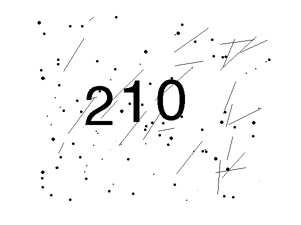
%> input picture lab5/imagedata/train_0010.png, 301 x 225 px
$ octave --eval "result = myclassifier(imread('imagedata/train_0010.png'));"   (GNU Octave 9; MATLAB toolbox functions it lacks are replaced by stand-ins)
%> lines starting %> are read from the running program, lines starting %| are printed output that depends on the picture; in (x1, y1, x2, y2) boxes, pixels count from 0 and x2, y2 are one past the last pixel; in counts of white or black regions, pixels touching at a corner belong together; the program's own positions count from 1
% Classification based on regionprops
% Currently gives 0.935833 precision, with a runtime of ~20s

function result = myclassifier(Im)

    % clean the image to remove noise,
    % and skeletonize the numbers
    Im = imclean(Im);
    Im = ~Im; % make the background pixels have value 0

    % compute properties of the regions
    RP = regionprops(Im, 'Extrema', 'EulerNumber', 'Image');
    Ext = cat(1,RP.Extrema);
    E = cat(1,RP.EulerNumber);
    nObjects = length(RP);

    % how much wider is a 2 than a 1?
    % the number is experimentally derived, to
    % get the best performance on the training data
    tol = 2;
    result = zeros(3,1); % pre-allocate for performance, and ensure that None is never returned
    %% The case where no digits overlap:
    if nObjects == 3
        for i = 1:3
            if E(i) == 0 % only zeros have holes
                result(i) = 0;
            else
                % look at difference between top-right and right-bottom to
                % determine if the region is a 1 or not
                if abs(Ext(8*(i-1)+4, 1) - Ext(8*(i-1)+2, 1)) < tol
                   result(i) = 1;
                else
                    result(i) = 2;
                end
            end
        end
    else
        %% The case where two digits overlap:
        if nObjects == 2 % We don't think there is training data where all digits overlap?
            Images = {RP.Image};
            Height(1) = size(Images{1},1);
            Height(2) = size(Images{2},1);
            Width(1) = size(Images{1},2);
            Width(2) = size(Images{2},2);
            % if the first component is two numbers
            if  Width(1) > Width(2)
                % split the first component
                Images{1} = bwmorph(Images{1}, 'thicken',1); % makes finding a split a little more consistent
                split = findSplit2(Images{1}, Width(1), Height(1)); % find x-coordinate of split
                Images{1} = bwmorph(Images{1}, 'thicken',1); % ensure we don't cut open a 0
                Images{1}(:,floor(split)) = 0; % do split
                % classify the first two numbers
                % regionprops of first two numbers
                RP = regionprops(Images{1}, 'Extrema', 'EulerNumber', 'Area');
                Extc = cat(1,RP.Extrema);
                Ec = cat(1,RP.EulerNumber);
                Ac = cat(1,RP.Area);
                % In case a third component was created by splitting,
                % and its area is larger than the second component,
                % copy its values to the second component
                if length(RP) == 3 && Ac(2) < Ac(3)
                    Extc(9) = Extc(17);Extc(10) = Extc(18);
                    Extc(11) = Extc(19);Extc(12) = Extc(20);
                    Extc(13) = Extc(21);Extc(14) = Extc(22);
                    Extc(15) = Extc(23);Extc(16) = Extc(24);
                    Ec(2) = Ec(3);
                end
                for i = 1:2
                    if Ec(i) == 0 % only zeros have holes
                        result(i) = 0;
                    else
                        % look at difference between top-right and right-bottom to
                        % determine if the region is a 1 or not
                        if abs(Extc(8*(i-1)+4, 1) - Extc(8*(i-1)+2, 1)) < tol
                           result(i) = 1;
                        else
                            result(i) = 2;
                        end
                    end
                end
                % classify the last number
                if E(2) == 0 % only zeros have holes
                    result(3) = 0;
                else
                    % look at difference between top-right and right-bottom to
                    % determine if the region is a 1 or not
                    if abs(Ext(8*1+4, 1) - Ext(8*1+2, 1)) < tol
                       result(3) = 1;
                    else
                        result(3) = 2;
                    end
                end
            else
                % else, the second component is two numbers
                % classify the first number
                if E(1) == 0 % only zeros have holes
                    result(1) = 0;
                else
                    % look at difference between top-right and right-bottom to
                    % determine if the region is a 1 or not
                    if abs(Ext(4, 1) - Ext(2, 1)) < tol
                       result(1) = 1;
                    else
                        result(1) = 2;
                    end
                end
                % split the second component
                Images{2} = bwmorph(Images{2}, 'thicken',1); % makes finding a split a little more consistent
                split = findSplit2(Images{2}, Width(2), Height(2)); % find x-coordinate of split
                Images{2} = bwmorph(Images{2}, 'thicken',1); % ensure we don't cut open a 0
                Images{2}(:,floor(split)) = 0; % do split
                % classify the last two numbers
                % regionprops of last two numbers
                RP = regionprops(Images{2}, 'Extrema', 'EulerNumber', 'Area');
                Extc = cat(1,RP.Extrema);
                Ec = cat(1,RP.EulerNumber);
                Ac = cat(1,RP.Area);
                % In case a third component was created by splitting,
                % and its area is larger than the second component,
                % copy its values to the second component
                if length(RP) == 3 && Ac(2) < Ac(3)
                    Extc(9) = Extc(17);Extc(10) = Extc(18);
                    Extc(11) = Extc(19);Extc(12) = Extc(20);
                    Extc(13) = Extc(21);Extc(14) = Extc(22);
                    Extc(15) = Extc(23);Extc(16) = Extc(24);
                    Ec(2) = Ec(3);
                end
                % classify the last numbers
                for i = 1:2
                    if Ec(i) == 0 % only zeros have holes
                        result(i+1) = 0;
                    else
                        % look at difference between top-right and right-bottom to
                        % determine if the region is a 1 or not
                        if abs(Extc(8*(i-1)+4, 1) - Extc(8*(i-1)+2, 1)) < tol
                           result(i+1) = 1;
                        else
                            result(i+1) = 2;
                        end
                    end
                end
            end
        end
    end
end

%% find the x-coordinate of where to split the passed component into two,
% so that the numbers detected are the same
function res = findSplit2(Im, width, height)

    Im = ~Im; % invert, so that what was the background is now a set of regions

    % only consider splits within these coordinates
    ubound = floor(width*0.75);
    lbound = floor(width*0.25);
    Im = Im(:,lbound:ubound);

    % get properties of the regions
    RP = regionprops(Im, 'Extrema');
    nObjects = length(RP);
    Ext = cat(1,RP.Extrema);

    % default split
    minx = width*0.5 - lbound / 2.0;
    miny = height*0.5; % split in the middle if nothing good enough is found

    % split in the x-coordinate where the highest "bottom-right" pixel is
    for i = 1:nObjects
        x = Ext(8*(i-1)+5, 1);
        y = Ext(8*(i-1)+5, 2);
        if y < miny
            miny = y;
            minx = x;
        end
    end
    % add lbound, since we removed it earlier
    % also, subtracting 1 improves the resulting performance on the test images, don't know why
    res = minx + lbound -1;
end

%% "Cleans" the passed image
function res = imclean(Im)

  % grayscale
  subplot(5,2,1)
  imshow(Im);
  Im = imbinarize(Im, graythresh(Im));
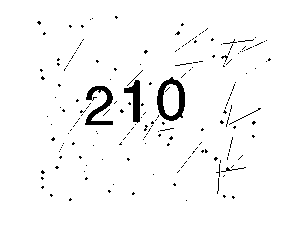
%> Im: size 225x301 logical; 96.7% white; 189 black regions (184 under 20 px), largest, box (x1, y1, x2, y2) and area: (157, 77, 185, 121) 532, (85, 86, 113, 125) 460, (124, 80, 140, 123) 337, (229, 108, 261, 125) 34, (221, 167, 246, 172) 33
  subplot(5,2,2)
  imshow(Im);
  % do some cleaning
  Im = ~Im; % invert, since the passed image has white background
  subplot(5,2,3)
  imshow(Im);
  Im = bwmorph(Im, 'erode'); % remove small objects
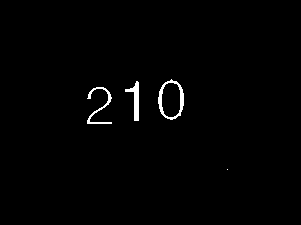
%> Im: size 225x301 logical; 1.1% white; 4 white regions (1 under 20 px), largest, box (x1, y1, x2, y2) and area: (158, 79, 184, 120) 289, (125, 81, 139, 121) 224, (87, 87, 112, 124) 211
  subplot(5,2,4)
  imshow(Im);
  Im = bwmorph(Im, 'skel', Inf); % skeletonize the remaining objects
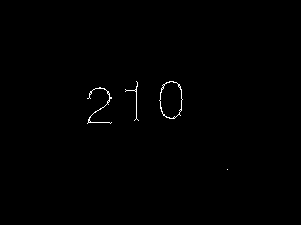
%> Im: size 225x301 logical; 0.42% white in thin lines or dots, all inside (x1, y1, x2, y2) = (87, 81, 228, 170)
  subplot(5,2,5)
  imshow(Im);
  Im = bwmorph(Im, 'spur'); % remove "spur" pixels
  subplot(5,2,6)
  imshow(Im);
  Im = bwmorph(Im, 'clean'); % remove small dots which are not connected to the numbers
%> Im: size 225x301 logical; 0.4% white in thin lines or dots, all inside (x1, y1, x2, y2) = (87, 81, 183, 124)
  subplot(5,2,7)
  imshow(Im);
  Im = bwmorph(Im, 'diag'); % ensure that the pixels of the digits are 8-connected
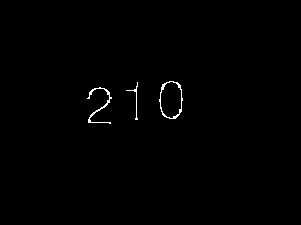
%> Im: size 225x301 logical; 0.54% white in thin lines or dots, all inside (x1, y1, x2, y2) = (87, 81, 183, 124)
  subplot(5,2,8)
  imshow(Im);
  res = ~Im; % re-invert, to return an image with white background
  subplot(5,2,9)
  imshow(res);

end
%> in myclassifier, `RP = regionprops(Im, 'Extrema', 'EulerNumber', 'Image');`: RP = 3 regions; EulerNumber: 1, 1, 0
%> in myclassifier, `Ext = cat(1,RP.Extrema);`: Ext = 24 rows, first 12: [99.5 87.5; 101.5 87.5; 112.5 97.5; 112.5 99.5; 111.5 124.5; 109.5 124.5; 87.5 99.5; 87.5 98.5; 137.5 82.5; 138.5 82.5; 138.5 82.5; 138.5 120.5]
%> in myclassifier, `E = cat(1,RP.EulerNumber);`: E = [1; 1; 0]
%> in myclassifier, `nObjects = length(RP);`: nObjects = 3
%> after the loop in myclassifier, `for i = 1:3`: result = [2; 1; 0]

$ run again, on lab5/imagedata/train_0023.png
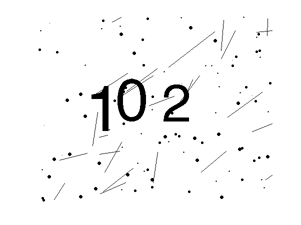
%> input picture lab5/imagedata/train_0023.png, 301 x 225 px
%> in imclean, `Im = imbinarize(Im, graythresh(Im));`:
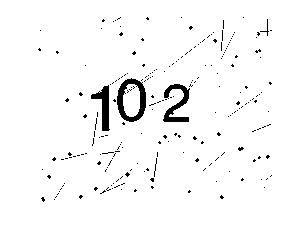
%> Im: size 225x301 logical; 96.7% white; 220 black regions (216 under 20 px), largest, box (x1, y1, x2, y2) and area: (117, 78, 146, 122) 550, (163, 84, 190, 122) 443, (91, 85, 110, 131) 378, (260, 19, 269, 36) 25
%> in imclean, `Im = bwmorph(Im, 'skel', Inf);`:
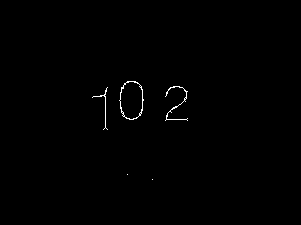
%> Im: size 225x301 logical; 0.44% white in thin lines or dots, all inside (x1, y1, x2, y2) = (92, 81, 188, 180)
%> res: size 225x301 logical; 99.5% white; black in thin lines or dots, all inside (x1, y1, x2, y2) = (93, 81, 188, 129)
%> RP = 3 regions; EulerNumber: 1, 0, 1
%> Ext = 24 rows, first 12: [106.5 88.5; 107.5 88.5; 107.5 88.5; 107.5 129.5; 107.5 129.5; 104.5 129.5; 93.5 97.5; 93.5 96.5; 127.5 81.5; 136.5 81.5; 144.5 99.5; 144.5 101.5]
%> E = [1; 0; 1]
%> nObjects = 3
%> after the loop in myclassifier, `for i = 1:3`: result = [1; 0; 2]

$ run again, on lab5/imagedata/train_0028.png
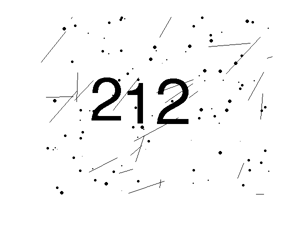
%> input picture lab5/imagedata/train_0028.png, 301 x 225 px
%> in imclean, `Im = imbinarize(Im, graythresh(Im));`:
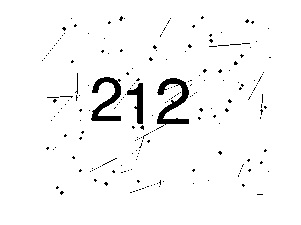
%> Im: size 225x301 logical; 96.7% white; 210 black regions (206 under 20 px), largest, box (x1, y1, x2, y2) and area: (157, 78, 189, 125) 627, (91, 77, 121, 121) 562, (127, 83, 143, 124) 299, (75, 73, 78, 94) 23
%> in imclean, `Im = bwmorph(Im, 'diag');`:
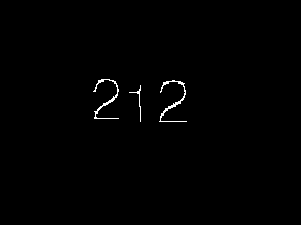
%> Im: size 225x301 logical; 0.61% white in thin lines or dots, all inside (x1, y1, x2, y2) = (93, 79, 187, 122)
%> RP = 3 regions; EulerNumber: 1, 1, 1
%> Ext = 24 rows, first 12: [101.5 79.5; 110.5 79.5; 119.5 89.5; 119.5 119.5; 119.5 119.5; 94.5 119.5; 93.5 92.5; 93.5 91.5; 140.5 85.5; 141.5 85.5; 141.5 85.5; 141.5 122.5]
%> E = [1; 1; 1]
%> nObjects = 3
%> after the loop in myclassifier, `for i = 1:3`: result = [2; 1; 2]
